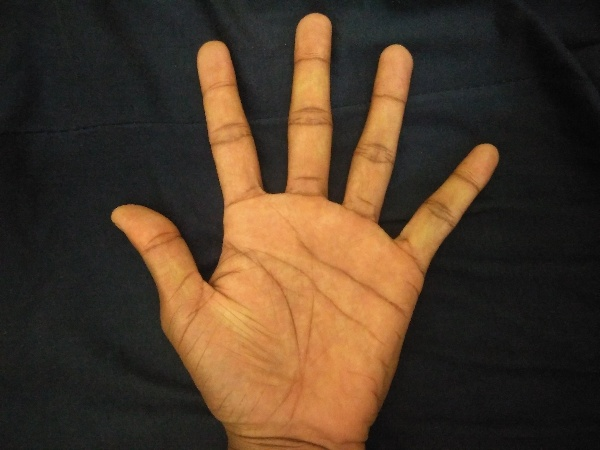
#> input picture lala.jpg, 600 x 450 px
$ python -i my_code.py   (imports and definitions only)   (older library calls are emulated)
#> lines starting #> are read from the running program, lines starting #| are printed output that depends on the picture; after the words box and inside, x2 and y2 are one past the last pixel; in counts of white or black regions, pixels touching at a corner belong together
#> further down, picture is the input picture: shape (450, 600, 3); mean B, G, R 40.9, 58.7, 77.8
import cv2
import numpy as np
import math

# IN KNUCKLES

def midpoint(a,b):
    return tuple(map(int,((a[0]+b[0])/2,(a[1]+b[1])/2)))

def line(p1, p2):
    A = (p1[1] - p2[1])
    B = (p2[0] - p1[0])
    C = (p1[0]*p2[1] - p2[0]*p1[1])
    return A, B, -C

def intersection(L1, L2):
    D  = L1[0] * L2[1] - L1[1] * L2[0]
    Dx = L1[2] * L2[1] - L1[1] * L2[2]
    Dy = L1[0] * L2[2] - L1[2] * L2[0]
    if D != 0:
        x = Dx / D
        y = Dy / D
        return map(int,(x,y))
    else:
        return False

def drawline(img,pt1,pt2,color,thickness=1,style='dotted',gap=20):
    dist =((pt1[0]-pt2[0])**2+(pt1[1]-pt2[1])**2)**.5
    pts= []
    for i in  np.arange(0,dist,gap):
        r=i/dist
        x=int((pt1[0]*(1-r)+pt2[0]*r)+.5)
        y=int((pt1[1]*(1-r)+pt2[1]*r)+.5)
        p = (x,y)
        pts.append(p)

    if style=='dotted':
        for p in pts:
            cv2.circle(img,p,thickness,color,-1)
    else:
        s=pts[0]
        e=pts[0]
        i=0
        for p in pts:
            s=e
            e=p
            if i%2==1:
                cv2.line(img,s,e,color,thickness)
            i+=1

def distance2(a,b):
    dist = math.hypot(b[0] - a[0], b[1] - a[1])
    return dist


# IN VALLEY POINTS
def distance(a,b):
    if len(a)!=(len(b)):
        print ("a and b are not equal size")
    total=0
    for i in range(len(a)):
        total+=(a[i][0]-b[i][0])**2+(a[i][1]-b[i][1])**2
    return math.sqrt(total)

#IN TIPS

# IN FUNCTION UNIQUE

def cluster(xaxis):
    result=[]
    temp=[]
    temp.append(xaxis[0])
    d=50
    for i in range(1,len(xaxis)):
        if xaxis[i]-xaxis[i-1] < d:
            temp.append(xaxis[i])
        else:
            result.append(temp)
            temp=[]
            temp.append(xaxis[i])
    result.append(temp)
    return result

def unique(arr):
    arr=sorted(arr)
    xaxis=[i for (i,j) in arr]
    result=cluster(xaxis)
    mapx = {}
    for (i,j) in arr:
        mapx[i] = j
    mapy={}
    for (i,j) in arr:
        mapy[j]=i
    for i in range(0,len(result)):
        for j in range(0,len(result[i])):
            result[i][j]=mapx[result[i][j]]
    minimum=[]
    for i in result:
        minimum.append(min(i))
    ret=[]
    for i in minimum:
        ret.append((mapy[i],i))
    return ret

def midfinger(img):
    # PREPROCESSING AND GETTING IMAGE

    # img = cv2.imread("lala.jpg")
    img=cv2.resize(img,(1200,700))
    gray = cv2.cvtColor(img,cv2.COLOR_BGR2GRAY)
    binary = cv2.inRange(gray,65,255)
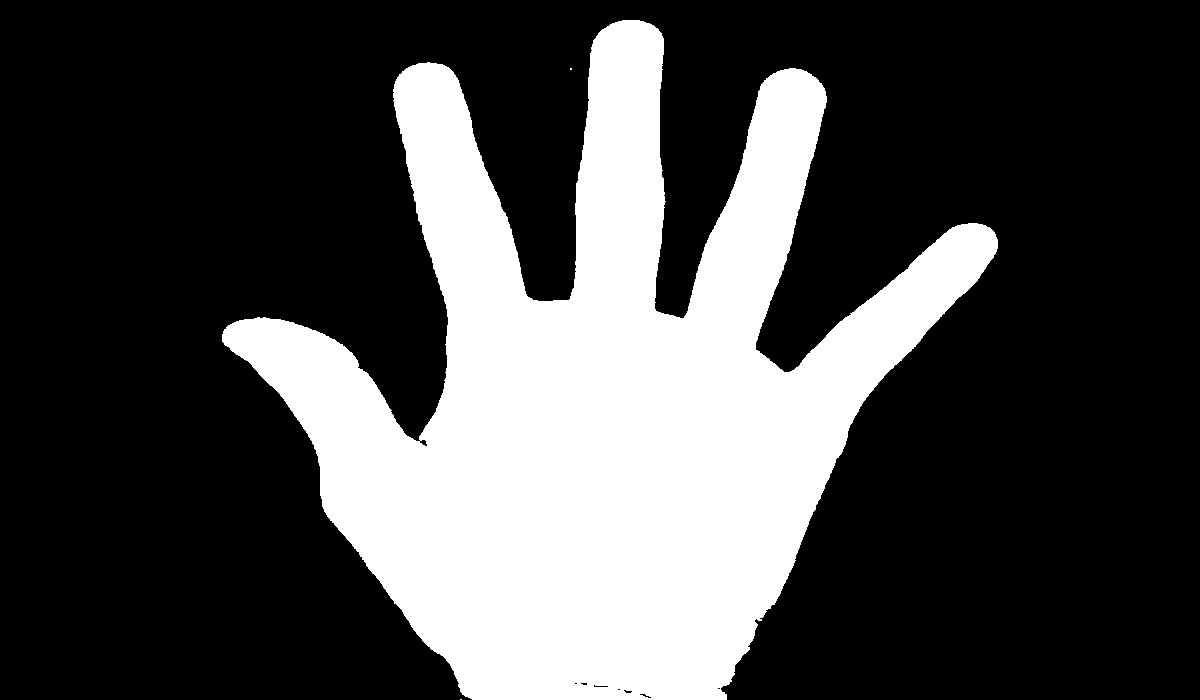
#> binary: shape (700, 1200); 28.6% white; 3 white regions (2 under 20 px)
    image,contours,hierarchy = cv2.findContours(binary.copy(),cv2.RETR_TREE,cv2.CHAIN_APPROX_NONE)
#> contours = 11 contours, 6 with area under 20; largest, box (x1, y1, x2, y2) and area: (222, 20, 998, 700) 238669, (419, 439, 428, 447) 34, (593, 684, 609, 688) 30, (639, 693, 652, 699) 26, (623, 689, 633, 694) 22
    cnt = max(contours, key= lambda x: cv2.contourArea(x))
#> cnt = contour of 3526 points, box (x1, y1, x2, y2) (222, 20, 998, 700), area 238669

    epsilon = 0.0005*cv2.arcLength(cnt,True)
#> epsilon = 2.03
    cnt = cv2.approxPolyDP(cnt,epsilon,True)
#> cnt = contour of 107 points, box (x1, y1, x2, y2) (224, 20, 998, 700), area 238194

    M = cv2.moments(cnt)
#> M = moments, m00 238194.5, centre m10/m00, m01/m00 = (600.6, 405.7)
    cX = int(M["m10"]/M["m00"])
#> cX = 600
    cY = int(M["m01"]/M["m00"])
#> cY = 405

    hull = []

    # this hull for drawing purpose

    for i in range(len(contours)):
        # creating convex hull object for each contour
        hull.append(cv2.convexHull(contours[i], False))
#> this loop made 11 passes
#> after the loop, hull = 11 contours, 6 with area under 20; largest, box (x1, y1, x2, y2) and area: (222, 20, 998, 700) 357304, (419, 439, 428, 447) 37, (593, 684, 609, 688) 36, (639, 693, 652, 699) 32, (623, 689, 633, 694) 24


    #  CREATING CANVAS FOR DRAWING CONTOURS

    drawing = np.zeros((binary.shape[0], binary.shape[1], 3), np.uint8)

    # old method for drawing contours

    # for i in range(len(contours)):
    #     color_contours = (0, 255, 0) # green - color for contours
    #     color = (255, 0, 0) # blue - color for convex hull
    #     # draw ith contour
    #     cv2.drawContours(drawing, contours, i, color_contours, 1, 8, hierarchy)
    #     # draw ith convex hull object
    #     cv2.drawContours(drawing, hull, i, color, 1, 8)

    # DRAWING CENTROID
    cv2.circle(drawing,(cX,cY),7,(0,255,0),-1)

    #  draw contours and hull points

    cv2.drawContours(drawing,[cnt],0,(255,255,255),2)
#> drawing: shape (700, 1200, 3); mean of channels 0, 1, 2 3.3, 3.4, 3.3
    for i in range(len(contours)):
        color = (255, 0, 0)
        cv2.drawContours(drawing, hull, i, color, 1, 8)
#> drawing: shape (700, 1200, 3); mean of channels 0, 1, 2 3.8, 3.2, 3.2


    #HULL OF MAXIMUM CONTOUR FOR FURTHER PROCESSING
    hull = cv2.convexHull(cnt,returnPoints = False)
#> hull = [106, 94, 93, 92, 74, 73, 72, 68, 62, 61, 37, 36, 19, 18, 0]


    #VALLEY POINTS

    defects = cv2.convexityDefects(cnt,hull)
#> defects = [[0, 18, 10, 70072], [19, 36, 26, 67288], [37, 61, 51, 57372], [62, 68, 65, 6570], [68, 72, 71, 2144], [74, 92, 89, 9512], [94, 106, 102, 62726]]
        #convexityDefects is array of four values [start,end,far,approximate distance to farthest point]
    far_points=[]

    for i in range(defects.shape[0]):
        s,e,f,d = defects[i,0]
        start = tuple(cnt[s][0])
        end = tuple(cnt[e][0])
        far = tuple(cnt[f][0])
        far_points.append(far)
#> this loop made 7 passes
#> (s, e, f, d, start, end, far) on passes 1 to 7: (0, 18, 10, 70072, (806, 71), (639, 20), (658, 312)), (19, 36, 26, 67288, (622, 20), (418, 63), (568, 300)), (37, 61, 51, 57372, (402, 71), (224, 329), (419, 441)), (62, 68, 65, 6570, (224, 344), (327, 516), (312, 441)), (68, 72, 71, 2144, (327, 516), (460, 691), (450, 664)), (74, 92, 89, 9512, (726, 699), (993, 257), (862, 402)), (94, 106, 102, 62726, (989, 227), (821, 83), (756, 350))
#> after the loop, far_points = [(658, 312), (568, 300), (419, 441), (312, 441), (450, 664), (862, 402), (756, 350)]

    centroid=[(cX,cY) for i in range (len(far_points))]
#> centroid = [(600, 405), (600, 405), (600, 405), (600, 405), (600, 405), (600, 405), (600, 405)]
    dist=[]

    for i in far_points:
        dist.append(distance([i],[(cX,cY)]))
#> this loop made 7 passes
#> after the loop, dist = [109.6, 109.8, 184.5, 290.2, 299.3, 262, 165.4]

    z=zip(dist,far_points)
    z=sorted(z)
#> z = [(109.6, (658, 312)), (109.8, (568, 300)), (165.4, (756, 350)), (184.5, (419, 441)), (262, (862, 402)), (290.2, (312, 441)), (299.3, (450, 664))]
    z=z[:5]
#> z = [(109.6, (658, 312)), (109.8, (568, 300)), (165.4, (756, 350)), (184.5, (419, 441)), (262, (862, 402))]
    valleys=[]

    for i,j in z:
        valleys.append(j)
#> this loop made 5 passes
#> (i, j) on passes 1 to 5: (109.6, (658, 312)), (109.8, (568, 300)), (165.4, (756, 350)), (184.5, (419, 441)), (262, (862, 402))
#> after the loop, valleys = [(658, 312), (568, 300), (756, 350), (419, 441), (862, 402)]

    for (i,j) in valleys:
            cv2.circle(drawing,(i,j),7,[255,255,0],-1)
#> this loop made 5 passes
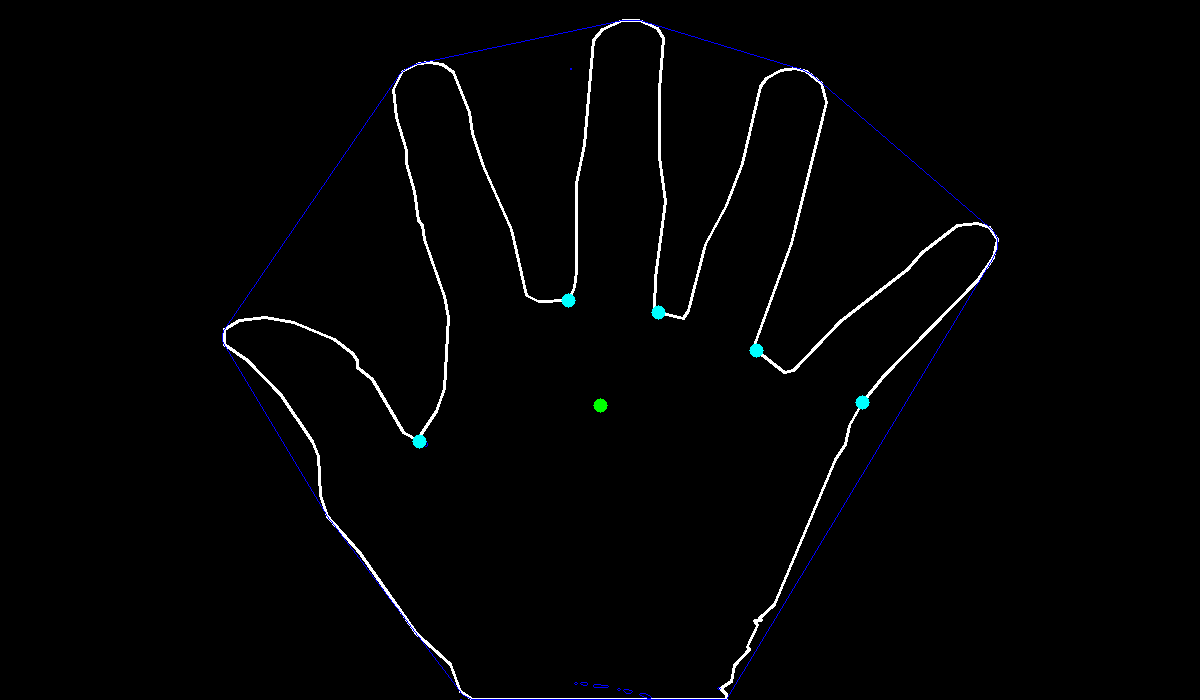
#> drawing: shape (700, 1200, 3); mean of channels 0, 1, 2 4, 3.4, 3.1; drawn as B, G, R


    # TIP POINTS

    arr=[]

    for (i,j) in valleys:
        arr.append(j)
#> after the loop, arr = [312, 300, 350, 441, 402]

    average=sum(arr)/len(arr)
#> average = 361
    corners=[]
    tips=[]

    for i in hull:
        corners.append((cnt[i[0]][0][0],cnt[i[0]][0][1]))
#> this loop made 15 passes
#> i on passes 1 to 12: [106], [94], [93], [92], [74], [73], [72], [68], [62], [61], [37], [36]
#> after the loop, corners = [(821, 83), (989, 227), (997, 239), (993, 257), (726, 699), (472, 699), (460, 691), (327, 516), (224, 344), (224, 329), (402, 71), (418, 63), (622, 20), (639, 20), (806, 71)]

    for (i,j) in corners:
        if j < average:
            tips.append((i,j))
#> this loop made 15 passes
#> after the loop, tips = [(821, 83), (989, 227), (997, 239), (993, 257), (224, 344), (224, 329), (402, 71), (418, 63), (622, 20), (639, 20), (806, 71)]

    arr=[j for (i,j) in tips]
#> arr = [83, 227, 239, 257, 344, 329, 71, 63, 20, 20, 71]
    average2=sum(arr)/len(arr)
#> average2 = 156.7
    average=(average+average2)/2
#> average = 258.9
    tips=[]

    for (i,j) in corners:
        if j < average:
            tips.append((i,j))
#> after the loop, tips = [(821, 83), (989, 227), (997, 239), (993, 257), (402, 71), (418, 63), (622, 20), (639, 20), (806, 71)]

    corners=sorted(corners)
#> corners = [(224, 329), (224, 344), (327, 516), (402, 71), (418, 63), (460, 691), (472, 699), (622, 20), (639, 20), (726, 699), (806, 71), (821, 83), (989, 227), (993, 257), (997, 239)]
    tips.append(corners[0])
    tips=sorted(tips)
#> tips = [(224, 329), (402, 71), (418, 63), (622, 20), (639, 20), (806, 71), (821, 83), (989, 227), (993, 257), (997, 239)]
    tips=unique(tips)
#> in unique, `arr=sorted(arr)`: arr has the same summary as tips in midfinger
#> in unique, `xaxis=[i for (i,j) in arr]`: xaxis = [224, 402, 418, 622, 639, 806, 821, 989, 993, 997]
#> the loop in cluster, `for i in range(1,len(xaxis)):` made 9 passes
#> after the loop in cluster, `for i in range(1,len(xaxis)):`: result = [[224], [402, 418], [622, 639], [806, 821]]
#> in unique, `result=cluster(xaxis)`: result = [[224], [402, 418], [622, 639], [806, 821], [989, 993, 997]]
#> the loop in unique, `for (i,j) in arr:` made 10 passes
#> after the loop in unique, `for (i,j) in arr:`: mapx = 10 items
#> after the loop in unique, `for (i,j) in arr:`: mapy = {329: 224, 71: 806, 63: 418, 20: 639, 83: 821, 227: 989, 257: 993, 239: 997}
#> the loop in unique, `for i in range(0,len(result)):` made 5 passes
#> after the loop in unique, `for i in range(0,len(result)):`: result = [[329], [71, 63], [20, 20], [71, 83], [227, 257, 239]]
#> the loop in unique, `for i in result:` made 5 passes
#> after the loop in unique, `for i in result:`: minimum = [329, 63, 20, 71, 227]
#> the loop in unique, `for i in minimum:` made 5 passes
#> i on passes 1 to 5: 329, 63, 20, 71, 227
#> after the loop in unique, `for i in minimum:`: ret = [(224, 329), (418, 63), (639, 20), (806, 71), (989, 227)]
#> tips has the same summary as ret in unique

    for (i,j) in tips:
        cv2.circle(drawing,(i,j),7,[0,255,255],-1)
#> this loop made 5 passes
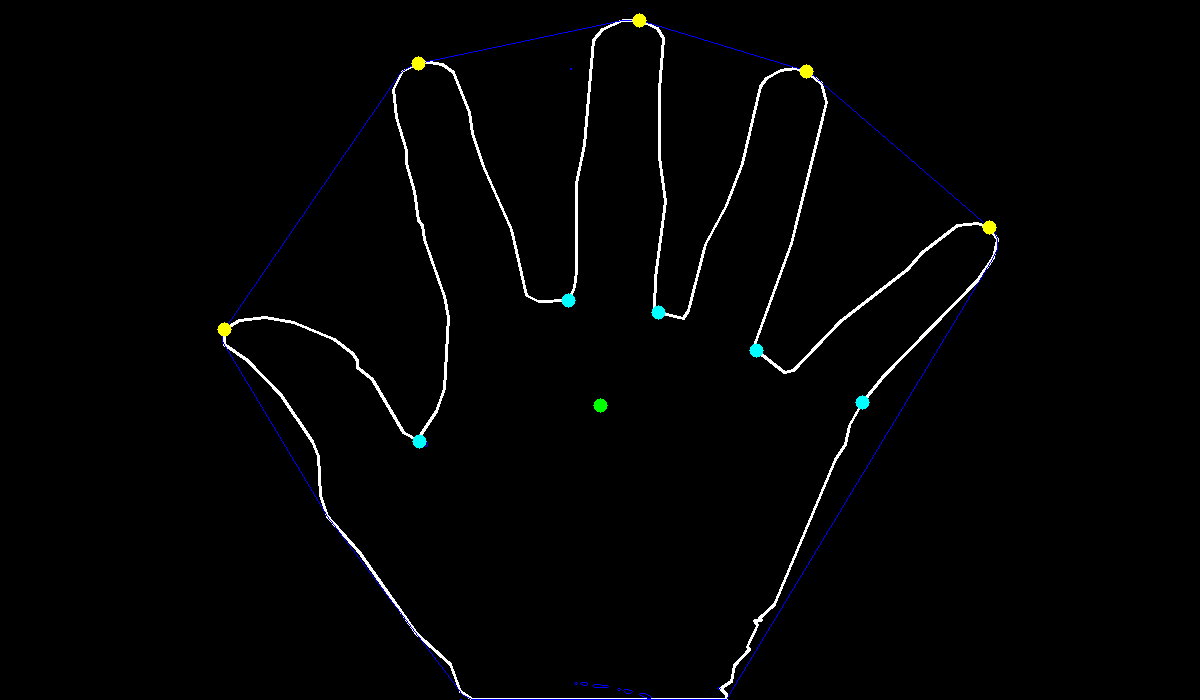
#> drawing: shape (700, 1200, 3); 0.09% of pixels changed, all inside (x1, y1, x2, y2) = (217, 13, 997, 337); drawn as B, G, R

    #KNUCKLES

    tips=sorted(tips)
    valleys=sorted(valleys)
#> valleys = [(419, 441), (568, 300), (658, 312), (756, 350), (862, 402)]
    thumb_point=tips[0]
#> thumb_point = (224, 329)
    base=(cX,drawing.shape[0])
#> base = (600, 700)
    valley1=valleys[1]
#> valley1 = (568, 300)
    valley0=valleys[0]
#> valley0 = (419, 441)
    #cv2.line(drawing,valley1,valley0,[255,255,255],3)
    knuckles=[]
    dist=[]
    line1=line(thumb_point,base)
#> in line, `A = (p1[1] - p2[1])`: A = -371
#> in line, `B = (p2[0] - p1[0])`: B = 376
#> in line, `C = (p1[0]*p2[1] - p2[0]*p1[1])`: C = -40600
#> line1 = (-371, 376, 40600)
    line2=line(valley1,valley0)
#> line2 = (-141, -149, -124788)
    thumb_base=intersection(line1,line2)
#> in intersection, `D  = L1[0] * L2[1] - L1[1] * L2[0]`: D = 108295
#> in intersection, `Dx = L1[2] * L2[1] - L1[1] * L2[2]`: Dx = 40870888
#> in intersection, `Dy = L1[0] * L2[2] - L1[2] * L2[0]`: Dy = 52020948
#> in intersection, `x = Dx / D`: x = 377.4
#> in intersection, `y = Dy / D`: y = 480.4
    knuckles.append(tuple(thumb_base))


    for i in range(1,len(valleys)):
        knuckles.append(midpoint(valleys[i],valleys[i-1]))
#> this loop made 4 passes
#> after the loop, knuckles = [(377, 480), (493, 370), (613, 306), (707, 331), (809, 376)]

    for i in knuckles:
        cv2.circle(drawing,i,7,[255,0,0],-1)
#> this loop made 5 passes
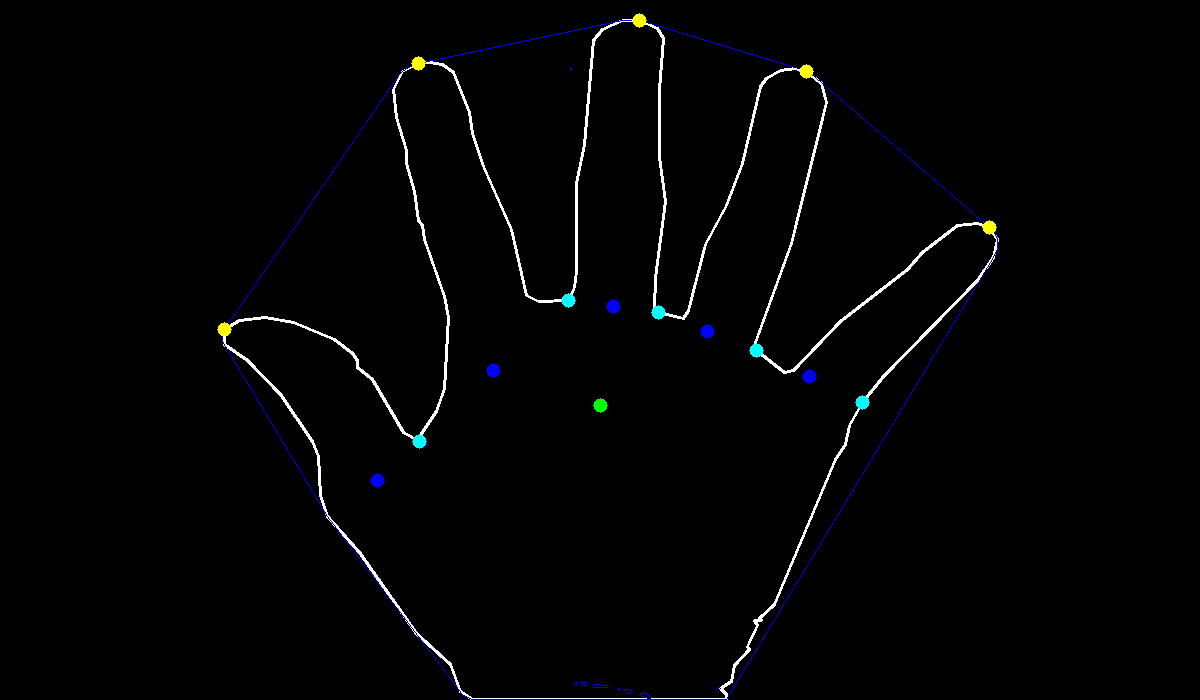
#> drawing: shape (700, 1200, 3); 0.09% of pixels changed, all inside (x1, y1, x2, y2) = (370, 299, 817, 488); drawn as B, G, R

    for i,j in zip(tips,knuckles):
        drawline(drawing,i,j,[255,0,0],3)
        dist.append(distance2(i,j))
#> this loop made 5 passes
#> j on passes 1 to 5: (377, 480), (493, 370), (613, 306), (707, 331), (809, 376)
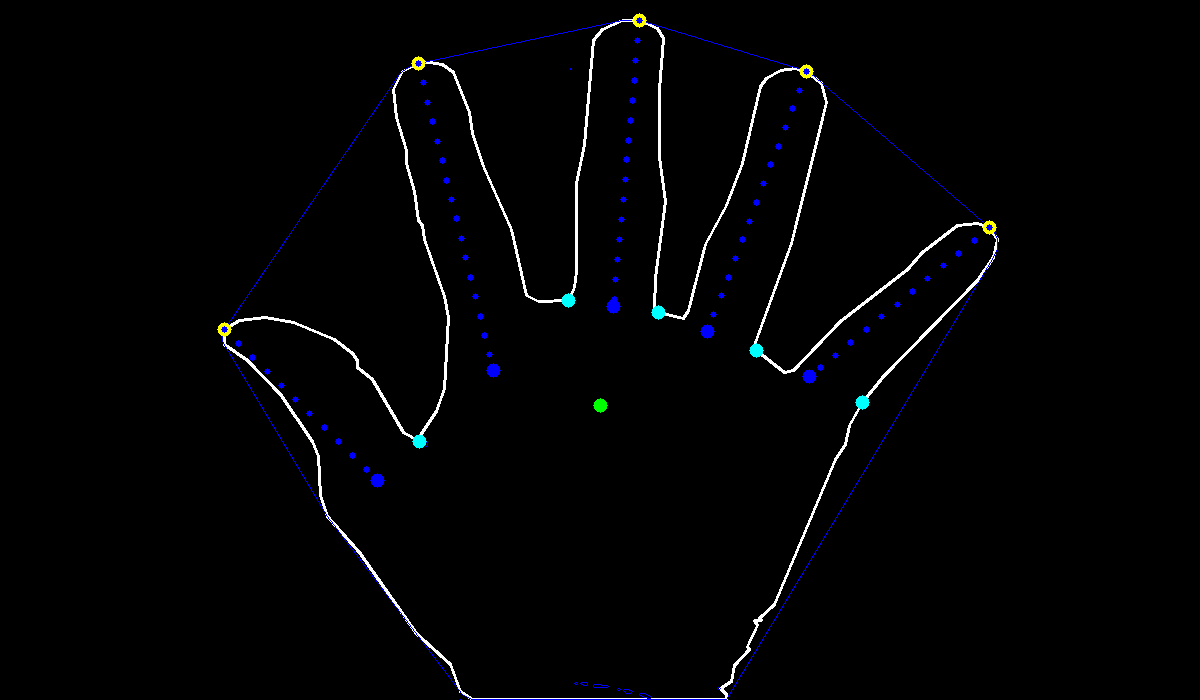
#> drawing: shape (700, 1200, 3); 0.23% of pixels changed, all inside (x1, y1, x2, y2) = (221, 17, 993, 473); drawn as B, G, R
#> after the loop, dist = [215, 316, 287.2, 278.2, 233.7]

    #sixth distance
    try:
        drawline(drawing,knuckles[0],knuckles[1],[255,0,0],3)
        dist.append(distance2(knuckles[0],knuckles[1]))
    except:
        print ("all knuckles not detected")

    #seventh distance
    try:
        drawline(drawing,knuckles[1],knuckles[4],[255,0,0],3)
#> after the loop in drawline (call 7), `for p in pts:`:
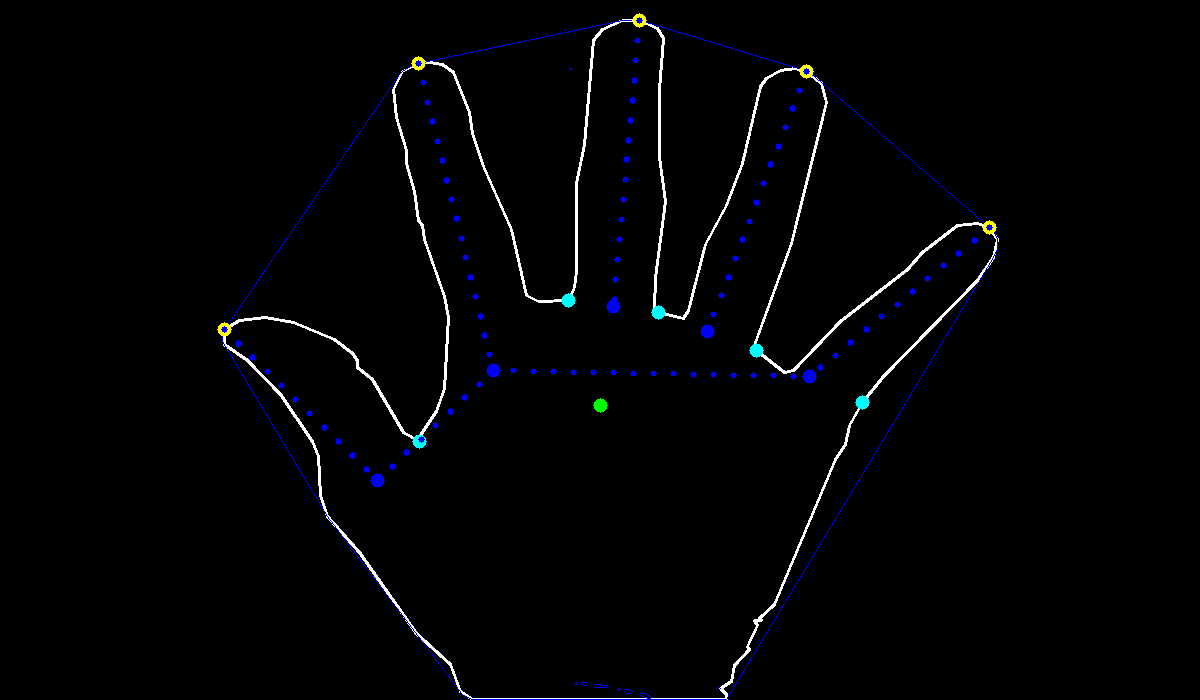
#> img: shape (700, 1200, 3); mean of channels 0, 1, 2 4.9, 3.5, 3.3; drawn as B, G, R
        dist.append(distance2(knuckles[1],knuckles[4]))
    except:
        print ("all knuckles not detected")

    fore_finger=dist[1]
#> fore_finger = 316
    dist=[i/fore_finger for i in dist]
#> dist = [0.68, 1, 0.909, 0.88, 0.739, 0.506, 1]

    # FINAL FUCK YEAH
    # cv2.imshow('FUCK YEAH',drawing)
    # cv2.waitKey(0)
    return (drawing,dist,tips,valleys)


>>> import cv2
>>> picture = cv2.imread('lala.jpg')
>>> result = midfinger(picture)
